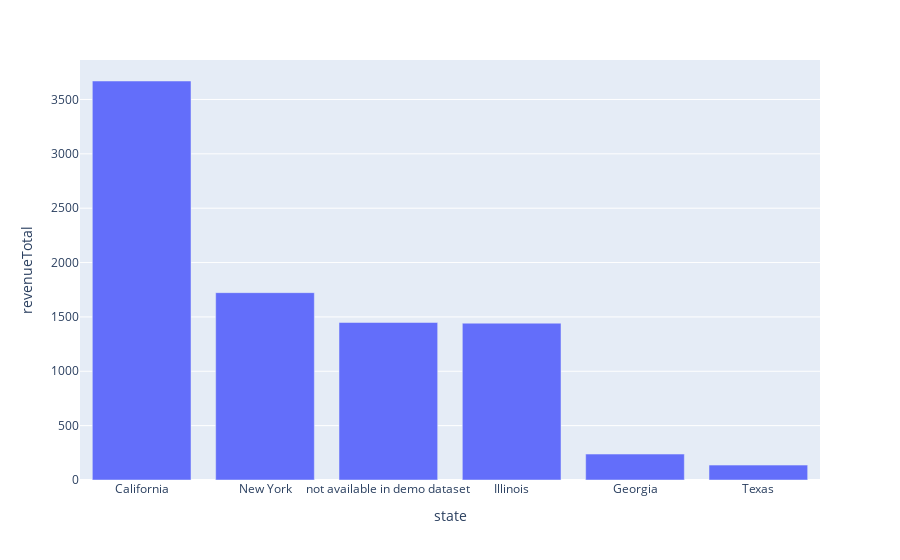

Write notebook code for a chart like this one.
### Code cell
fig = px.bar(query_df4, x='state', y='revenueTotal',
             labels={'pop':'Revenue By State'}, height=400)
fig.show()

### Figure 1 — Plotly figure (JSON) as saved in the notebook; plotly's stock layout.template omitted (floating-point values rounded to 4 significant figures)
{"data": [{"alignmentgroup": "True", "hovertemplate": "state=%{x}<br>revenueTotal=%{y}<extra></extra>", "legendgroup": "", "marker": {"color": "#636efa", "pattern": {"shape": ""}}, "name": "", "offsetgroup": "", "orientation": "v", "showlegend": false, "textposition": "auto", "type": "bar", "x": ["California", "New York", "not available in demo dataset", "Illinois", "Georgia", "Texas"], "xaxis": "x", "y": [3670.0, 1723.0, 1449.0, 1442.0, 238.5, 137.1], "yaxis": "y"}], "layout": {"autosize": true, "barmode": "relative", "legend": {"tracegroupgap": 0}, "margin": {"t": 60}, "xaxis": {"anchor": "y", "autorange": true, "domain": [0, 1], "range": [-0.5, 5.5], "title": {"text": "state"}, "type": "category"}, "yaxis": {"anchor": "x", "autorange": true, "domain": [0, 1], "range": [0, 3863.0], "title": {"text": "revenueTotal"}, "type": "linear"}}}
